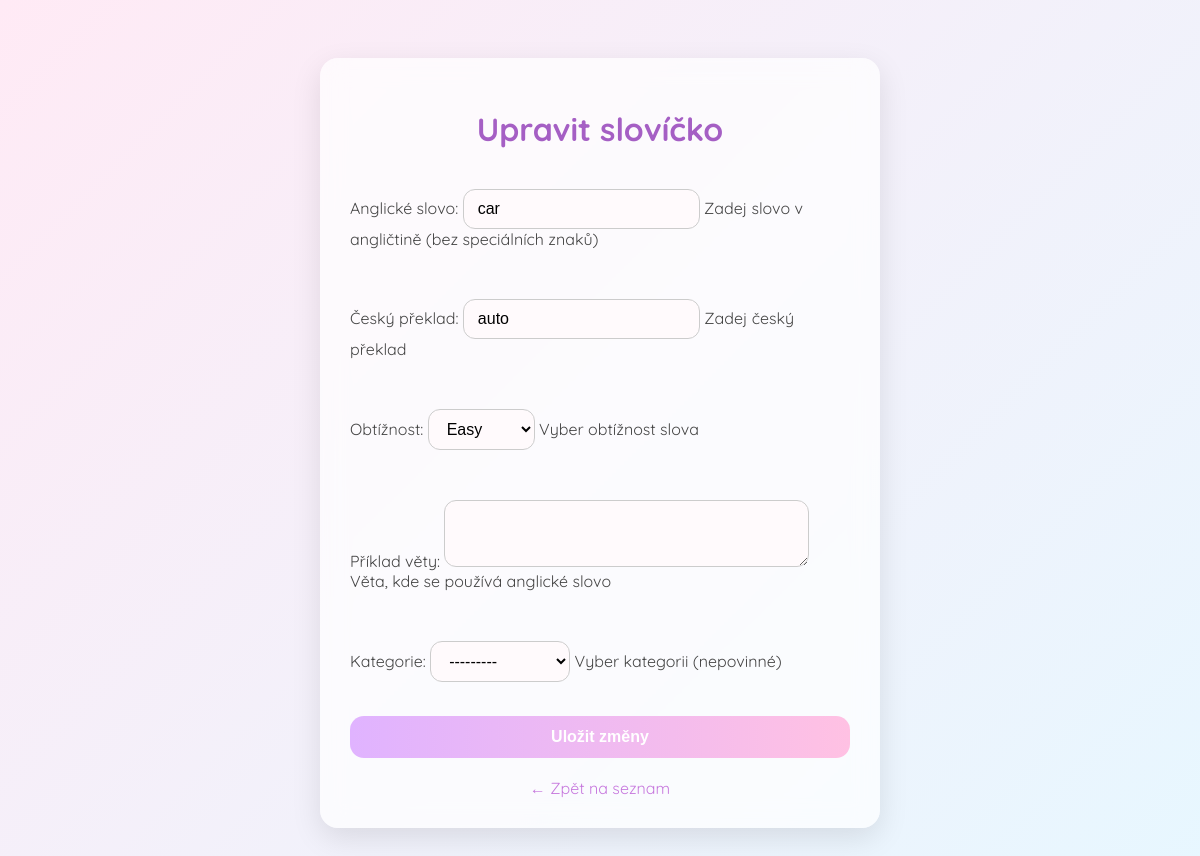
/words/edit/11/ (signed in), run on the app's committed database.
### core/models.py (models this page shows, shortened)
class Word(models.Model):
    english = models.CharField(
        max_length=100,
        verbose_name="Anglické slovo",
        help_text="Zadej slovo v angličtině (bez speciálních znaků)",
        validators=[RegexValidator(r'^[a-zA-Z\s\-]+$', 'Pouze písmena, mezery a pomlčky')]
    )
    czech = models.CharField(
        max_length=100,
        verbose_name="Český překlad",
        help_text="Zadej český překlad"
    )
    difficulty = models.CharField(
        max_length=10,
        choices=[
            ('easy', 'Easy'),
            ('medium', 'Medium'),
            ('hard', 'Hard')
        ],
        verbose_name="Obtížnost",
        help_text="Vyber obtížnost slova"
    )
    category = models.ForeignKey(
        'Category',
        on_delete=models.CASCADE,
        null=True,
        blank=True,
        verbose_name="Kategorie",
        help_text="Vyber kategorii (nepovinné)"
    )
    example_sentence = models.TextField(
        blank=True,
        null=True,
        verbose_name="Příklad věty",
        help_text="Věta, kde se používá anglické slovo"
    )
    class Meta:
        verbose_name = "Slovo"
        verbose_name_plural = "Slova"
        ordering = ['difficulty']

### core/views.py (the view)
# urls.py: path('words/edit/<int:word_id>/', views.edit_word, name='edit_word'),
@login_required
@user_passes_test(is_admin)
def edit_word(request, word_id):
    word = Word.objects.get(id=word_id)
    if request.method == 'POST':
        form = WordForm(request.POST, instance=word)
        if form.is_valid():
            form.save()
            return redirect('word_list')
    else:
        form = WordForm(instance=word)
    return render(request, 'core/edit_word.html', {'form': form, 'word': word})

### core/forms.py
class WordForm(forms.ModelForm):
    class Meta:
        model = Word
        fields = ['english', 'czech', 'difficulty', 'example_sentence', 'category']
        widgets = {
            'english': forms.TextInput(attrs={'class': 'form-control'}),
            'czech': forms.TextInput(attrs={'class': 'form-control'}),
            'difficulty': forms.Select(attrs={'class': 'form-control'}),
            'example_sentence': forms.Textarea(attrs={'class': 'form-control', 'rows': 3}),
            'category': forms.Select(attrs={'class': 'form-control'}),
        }

### core/models.py (called while the page is built)
    def __str__(self):
        return self.name

### core/views.py (called while the page is built)
def is_admin(user):
    return user.is_staff or user.is_superuser

### core/templates/core/edit_word.html (shortened to what this page needs)
<!DOCTYPE html>
<html lang="cs">
<head>
</head>
<body>
  <div class="form-box">
    <h1>Upravit slovíčko</h1>
    <form method="post">
      {{ form.as_p }}
      <button type="submit">Uložit změny</button>
    </form>
    <a href="{% url 'word_list' %}">← Zpět na seznam</a>
  </div>
</body>
</html>

### core/templates/core/edit_word.html (style rules this page uses)
body { font-family: 'Quicksand', sans-serif; background: linear-gradient(135deg, #ffeaf5, #e7f7ff); padding: 50px; color: #444; }
.form-box { max-width: 500px; margin: 0 auto; background: rgba(255, 255, 255, 0.7); padding: 30px; border-radius: 18px; box-shadow: 0 10px 30px rgba(0, 0, 0, 0.1); backdrop-filter: blur(12px); }
h1 { text-align: center; margin-bottom: 24px; color: #a55fc4; }
form { display: flex; flex-direction: column; gap: 18px; }
input[type="text"], select, textarea { padding: 10px 14px; border-radius: 12px; border: 1px solid #ccc; font-size: 1em; background: #fffafc; max-width: 100%; }
textarea { resize: vertical; }
button { padding: 12px 20px; border: none; border-radius: 14px; font-weight: bold; background: linear-gradient(to right, #e0b3ff, #ffc1e3); color: white; cursor: pointer; font-size: 1em; transition: 0.2s; }
a { display: block; margin-top: 20px; text-align: center; color: #c678dd; text-decoration: none; }

### data on the page
Word: english "car", czech "auto", difficulty "Easy", category "---------"
